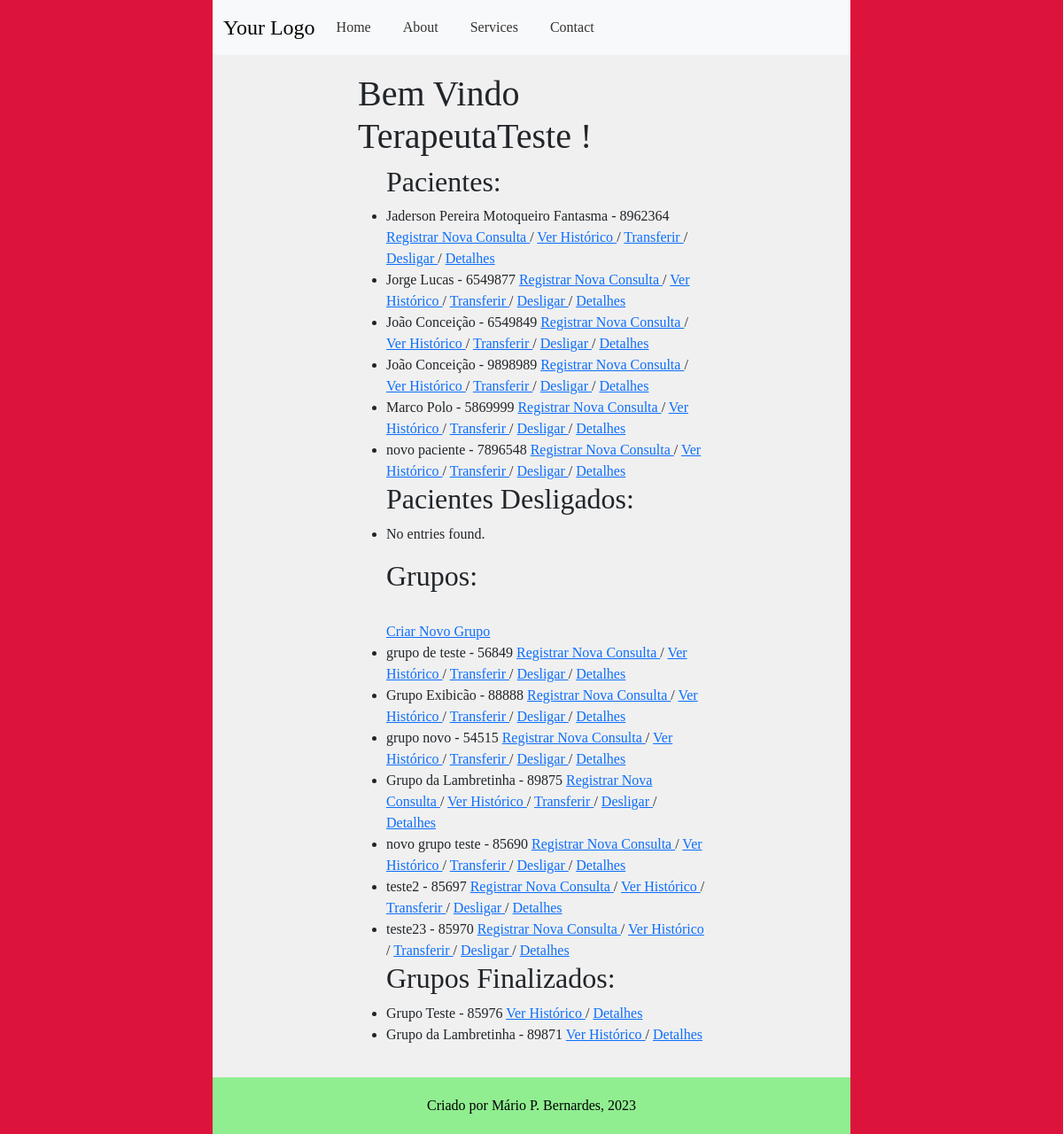
Page /main/index/ (signed in) on the earlier database version.
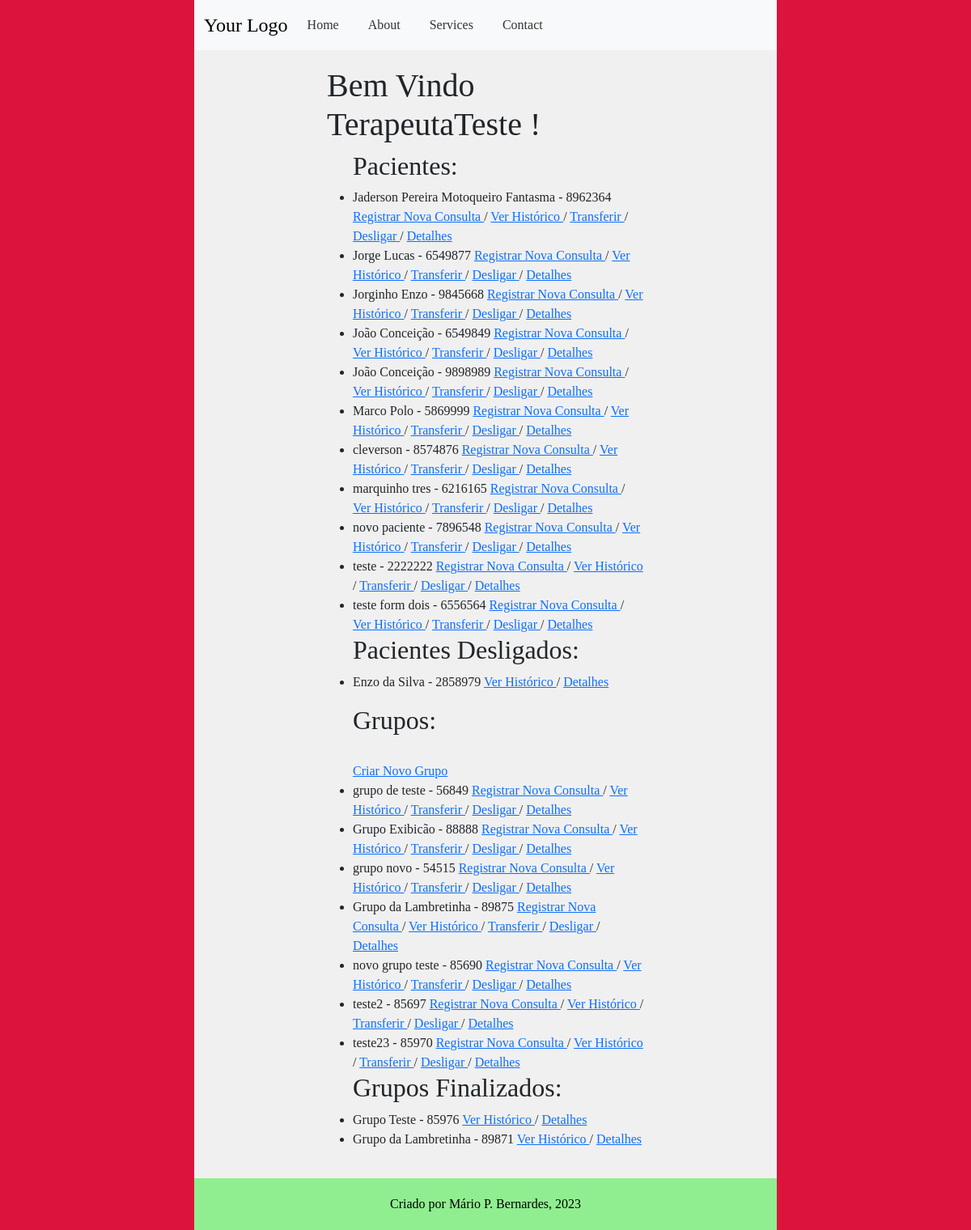
Same page on the later database version.
### accounts/models.py (models this page shows, shortened)
class CustomUser(AbstractUser):
    email = models.EmailField(unique=True, verbose_name='Email')
    phone_number = models.CharField(max_length=11, unique=True, verbose_name='Telefone', validators=[
        validate_numbers, MinLengthValidator(limit_value=11), MaxLengthValidator(limit_value=11)
    ])
    require_otp_login = models.BooleanField(null=False, default=True)  # TODO trocar pra False
    otp = models.CharField(max_length=6, null=True, blank=True)

### main/models.py (models this page shows, shortened)
class CadastroPacientes(models.Model):
    nome = models.CharField(verbose_name='Nome do Paciente', max_length=100,
                            validators=[validate_letters, MinLengthValidator(limit_value=5)])
    prontuario_numero = models.CharField(verbose_name='Nº de Prontuario', max_length=7,
                                         unique=True, validators=[validate_numbers, MinLengthValidator(limit_value=7)]
                                         )
    nascimento = models.DateField(verbose_name='Data de Nascimento', help_text='dd/mm/aaaa',
                                  validators=[validate_date_past])
    responsavel_legal = models.CharField(verbose_name='Responsável Legal', max_length=100,
                                         null=True, blank=True, validators=[validate_letters,
                                                                            MinLengthValidator(limit_value=5)])
    cpf_responsavel_legal = models.CharField(verbose_name='CPF do Responsável', max_length=11, blank=True, null=True,
                                             validators=[validate_numbers, MinLengthValidator(limit_value=11)])
    data_inicio = models.DateField(verbose_name='Data de Inicio', help_text='dd/mm/aaaa')
    data_final = models.DateField(verbose_name='Data do Desligamento', help_text='dd/mm/aaaa', blank=True, null=True,
                                  validators=[validate_date_past])
    desligado = models.BooleanField(verbose_name='Desligado', help_text='Paciente desligado', default=False)
    cpf_numero = models.CharField(verbose_name='CPF', max_length=11, unique=True,
                                  help_text="CPF de menores consta na Certidão de nascimento",
                                  validators=[validate_numbers, MinLengthValidator(limit_value=11)])
    MOD_CHOICES = (
        (0, 'Individual'),
        (1, 'Grupo'),
        (2, 'Casal'),
    )
    modalidade_atendimento = models.IntegerField(verbose_name='Modalidade', choices=MOD_CHOICES)
    grupo = models.ForeignKey(
        'CadastroGrupos',
        related_name='membros',
        on_delete=models.PROTECT,
        blank=True,
        null=True
    )
    convenio = models.ForeignKey(
        'ConveniosAceitos',
        related_name='pacientes',
        on_delete=models.PROTECT
    )
    carteirinha_convenio = models.CharField(verbose_name='Número do Convênio',
                                            max_length=50, blank=True, null=True,
                                            validators=[validate_numbers, MinLengthValidator(limit_value=7)])
    terapeuta = models.ForeignKey(
        'CadastroProfissionais',
        related_name='pacientes',
        on_delete=models.PROTECT
    )
    endereco_rua = models.CharField(verbose_name='Endereço', max_length=100,
                                    validators=[MinLengthValidator(limit_value=10)])
    endereco_bairro = models.CharField(verbose_name='Bairro', max_length=50,
                                       validators=[MinLengthValidator(limit_value=3)])
    endereco_numero = models.CharField(verbose_name='Número', max_length=7, validators=[validate_numbers])
    endereco_complemento = models.CharField(verbose_name='Complemento', max_length=100,
                                            validators=[MinLengthValidator(limit_value=4)])
    telefone_numero = models.CharField(verbose_name='Telefone', max_length=11,
                                       validators=[validate_numbers, MinLengthValidator(limit_value=11)])
    cidade = models.CharField(verbose_name='Cidade', max_length=100, validators=[validate_letters,
                                                                                 MinLengthValidator(limit_value=3)])
    cep_numero = models.CharField(verbose_name='CEP', max_length=8, validators=[validate_numbers,
                                                                                MinLengthValidator(limit_value=8)])
    email = models.EmailField(verbose_name='E-mail')
    observacoes = models.TextField(verbose_name='Observações', blank=True, null=True)
    objects = models.Manager()
    class Meta:
        verbose_name = 'Paciente'
        verbose_name_plural = 'Pacientes'
        ordering = ["nome"]
        permissions = [
            ('transfer_pac', 'Transferir Paciente (Terapeutas)'),
            ('deslig_pac', 'Desligar Paciente (Terapeutas)'),
            ('add_pac_group', 'Adicionar Paciente a Grupo (Terapeutas')
        ]

class CadastroGrupos(models.Model):
    label = models.CharField(verbose_name='Nome', max_length=100, validators=[MinLengthValidator(limit_value=4)])
    prontuario_grupo_numero = models.CharField(verbose_name='Nº Prontuário do Grupo', max_length=5,
                                               unique=True, validators=[validate_numbers,
                                                                        MinLengthValidator(limit_value=4)])
    terapeuta_responsavel = models.ForeignKey(
        'CadastroProfissionais',
        related_name='grupos',
        on_delete=models.PROTECT,
        verbose_name='Terapeuta Responsável'
    )
    terapeuta_auxiliar = models.ManyToManyField(CadastroProfissionais, verbose_name='Terapeuta Auxiliar', blank=True)
    desligado = models.BooleanField(verbose_name='Desativado', help_text='Grupo encerrado', default=False)
    data_inicio = models.DateField(verbose_name='Data de Inicio', help_text='dd/mm/aaaa')
    data_final = models.DateField(verbose_name='Data do Desligamento', help_text='dd/mm/aaaa', blank=True, null=True,
                                  validators=[validate_date_past])
    objects = models.Manager()
    class Meta:
        verbose_name = 'Grupo'
        verbose_name_plural = 'Grupos'
        permissions = [
            ('transfer_group', 'Transferir Grupo (Terapeutas)'),
            ('deslig_group', 'Desligar Grupo (Terapeutas)')
        ]

### main/views.py (the view)
# urls.py: path('index/', index, name='index'),
@login_required(login_url="/main/login")
def index(request: HttpRequest):
    current_user_terapeuta = get_current_user_terapeuta(request)
    active_pacientes = filter_active_pacientes_by_terapeuta(current_user_terapeuta)
    inactive_pacientes = filter_inactive_pacientes_by_terapeuta(current_user_terapeuta)
    active_grupos = filter_active_groups_by_terapeuta(current_user_terapeuta)
    inactive_grupos = filter_inactive_groups_by_terapeuta(current_user_terapeuta)
    context = {
        'current_user': current_user_terapeuta,
        'active_pacientes': active_pacientes,
        'inactive_pacientes': inactive_pacientes,
        'active_grupos': active_grupos,
        'inactive_grupos': inactive_grupos,
    }
    return render(request, 'index.html', context)

### main/services/pacientes_services.py (called while the page is built)
def filter_active_pacientes_by_terapeuta(terapeuta: CadastroProfissionais) -> QuerySet:
    active_pacs_terapeuta = CadastroPacientes.objects.filter(terapeuta=terapeuta, desligado=False)
    return active_pacs_terapeuta

def filter_inactive_pacientes_by_terapeuta(terapeuta: CadastroProfissionais) -> QuerySet:
    inactive_pacs_terapeuta = CadastroPacientes.objects.filter(terapeuta=terapeuta, desligado=True)
    return inactive_pacs_terapeuta

def filter_active_groups_by_terapeuta(terapeuta: CadastroProfissionais) -> QuerySet:
    active_grps_terapeuta = CadastroGrupos.objects.filter(
        Q(terapeuta_responsavel=terapeuta) | Q(terapeuta_auxiliar=terapeuta),
        desligado=False)
    return active_grps_terapeuta

def filter_inactive_groups_by_terapeuta(terapeuta: CadastroProfissionais) -> QuerySet:
    inactive_grps_terapeuta = CadastroGrupos.objects.filter(
        Q(terapeuta_responsavel=terapeuta) | Q(terapeuta_auxiliar=terapeuta),
        desligado=True)
    return inactive_grps_terapeuta

### main/services/terapeutas_services.py (called while the page is built)
def get_current_user_terapeuta(request: HttpRequest) -> Union[CadastroProfissionais, HttpResponseNotFound]:
    if request.user.is_authenticated:
        try:
            current_user_terapeuta = request.user.Terapeutas.get()
        except ObjectDoesNotExist:
            return HttpResponseNotFound("Usuário não associado a um profissional Terapeuta!")
        return current_user_terapeuta
    else:
        return HttpResponseNotFound("Usuário não autenticado!")

### main/templates/index.html (shortened to what this page needs)
{% extends 'middleman1.html' %}
{% load bootstrap5 %}
{% load static%}
{% block content %}
<h1>Bem Vindo {{ request.user.username }} ! </h1>
    <ul>
        <h2> Pacientes: </h2>
        {% for paciente in active_pacientes %}
            <li>
                {{ paciente.nome }} - {{ paciente.prontuario_numero }}
                <a href="{% url 'main:add_entrada' prontuario_numero=paciente.prontuario_numero %}"> Registrar Nova Consulta </a> /
                <a href="{% url 'main:prontuario' prontuario_numero=paciente.prontuario_numero %}"> Ver Histórico </a> /
                <a href="{% url 'main:transferencia' prontuario_numero=paciente.prontuario_numero %}"> Transferir </a> /
                <a href="{% url 'main:desligamento' prontuario_numero=paciente.prontuario_numero %}"> Desligar </a> /
                <a href="{% url 'main:dadospac' prontuario_numero=paciente.prontuario_numero %}"> Detalhes </a>
            </li>
        {% empty %}
            <li>No entries found.</li>
        {% endfor %}
        <h2> Pacientes Desligados: </h2>
        {% for paciente in inactive_pacientes %}
            <li>
                {{ paciente.nome }} - {{ paciente.prontuario_numero }}
                <a href="{% url 'main:prontuario' prontuario_numero=paciente.prontuario_numero %}"> Ver Histórico </a> /
                <a href="{% url 'main:dadospac' prontuario_numero=paciente.prontuario_numero %}"> Detalhes </a>
            </li>
        {% empty %}
            <li>No entries found.</li>
        {% endfor %}
    </ul>
    <ul>
        <h2> Grupos:
</h2>
        <br> <a href="{% url 'main:add-grupo' %}"> Criar Novo Grupo </a>
        {% for grupo in active_grupos %}
            <li>
                {{ grupo.label }} - {{ grupo.prontuario_grupo_numero }}
                {% if grupo.prontuario_grupo_numero %}
                    <a href="{% url 'main:add-entrada-grupo' prontuario_grupo_numero=grupo.prontuario_grupo_numero %}"> Registrar Nova Consulta </a> /
                    <a href="{% url 'main:grupo-prontuario' prontuario_grupo_numero=grupo.prontuario_grupo_numero %}"> Ver Histórico </a> /
                    <a href="{% url 'main:transfer-grupo' prontuario_grupo_numero=grupo.prontuario_grupo_numero %}"> Transferir </a> /
                    <a href="{% url 'main:deslig-grupo' prontuario_grupo_numero=grupo.prontuario_grupo_numero %}"> Desligar </a> /
                    <a href="{% url 'main:dados-grupo' prontuario_grupo_numero=grupo.prontuario_grupo_numero %}"> Detalhes </a>
                {% else %}
                <li> Não Encontrado </li>
                {% endif %}
            </li>
        {% empty %}
            <li>No entries found.</li>
        {% endfor %}
         <h2> Grupos Finalizados: </h2>
        {% for grupo in inactive_grupos %}
            <li>
                {{ grupo.label }} - {{ grupo.prontuario_grupo_numero }}
                <a href="{% url 'main:grupo-prontuario' prontuario_grupo_numero=grupo.prontuario_grupo_numero %}"> Ver Histórico </a> /
                <a href="{% url 'main:dados-grupo' prontuario_grupo_numero=grupo.prontuario_grupo_numero %}"> Detalhes </a>
            </li>
        {% empty %}
            <li>No entries found.</li>
        {% endfor %}
    </ul>
{% endblock %}

### main/templates/middleman1.html (shortened to what this page needs)
{% load static %}
{% load django_bootstrap5 %}
{% bootstrap_css %}
<!DOCTYPE html>
<html lang="pt-br">
<head>
    <link rel="stylesheet" type="text/css" href="{% static 'main_style.css' %}">
</head>
<body>
    <div class="page-container">
        <header>
            <nav class="navbar navbar-expand-lg navbar-light bg-light">
                <div class="container">
                    <a class="navbar-brand" href="#">Your Logo</a>
                    <div class="collapse navbar-collapse text-dark" id="navbarNav">
                        <ul class="navbar-nav">
                            <li class="nav-item">
                                <a class="nav-link" href="#">Home</a>
                            </li>
                            <li class="nav-item">
                                <a class="nav-link" href="#">About</a>
                            </li>
                            <li class="nav-item">
                                <a class="nav-link" href="#">Services</a>
                            </li>
                            <li class="nav-item">
                                <a class="nav-link" href="#">Contact</a>
                            </li>
                        </ul>
                    </div>
                </div>
            </nav>
        </header>
        <main class="main-content">
            {% block content %}{% endblock %}
        </main>
        <footer class="footer">
            Criado por Mário P. Bernardes, 2023
        </footer>
    </div>
</body>
</html>

### main/static/main_style.css (style rules this page uses)
body { font-family: 'Times New Roman', Times, serif; font-size: 16px; background-color: #f0f0f0; margin: 0; padding: 0; }
.page-container { border-left: 20vw solid crimson; border-right: 20vw solid crimson; min-height: 100vh; box-sizing: border-box; display: flex; flex-direction: column; }
.main-content { width: 60%; margin: 0 auto; padding: 20px; flex-grow: 1; }
.navbar { background-color: #333; color: #fff; }
.navbar-brand { font-size: 24px; }
.navbar-nav { list-style-type: none; padding: 0; }
.nav-item { margin-right: 20px; }
.nav-link { color: #333; }
.footer { background-color: lightgreen; color: #000; padding: 20px 0; text-align: center; flex-shrink: 0; }

Differences in the rows shown:
added CadastroPacientes: nome "Jorginho Enzo", prontuario_numero "9845668", shown under "Pacientes:"
added CadastroPacientes: nome "cleverson", prontuario_numero "8574876", shown under "Pacientes:"
added CadastroPacientes: nome "marquinho tres", prontuario_numero "6216165", shown under "Pacientes:"
added CadastroPacientes: nome "teste", prontuario_numero "2222222", shown under "Pacientes:"
added CadastroPacientes: nome "teste form dois", prontuario_numero "6556564", shown under "Pacientes:"
added CadastroPacientes: nome "Enzo da Silva", prontuario_numero "2858979", shown under "Pacientes Desligados:"
Other differences:
text no longer shown: "No entries found."
